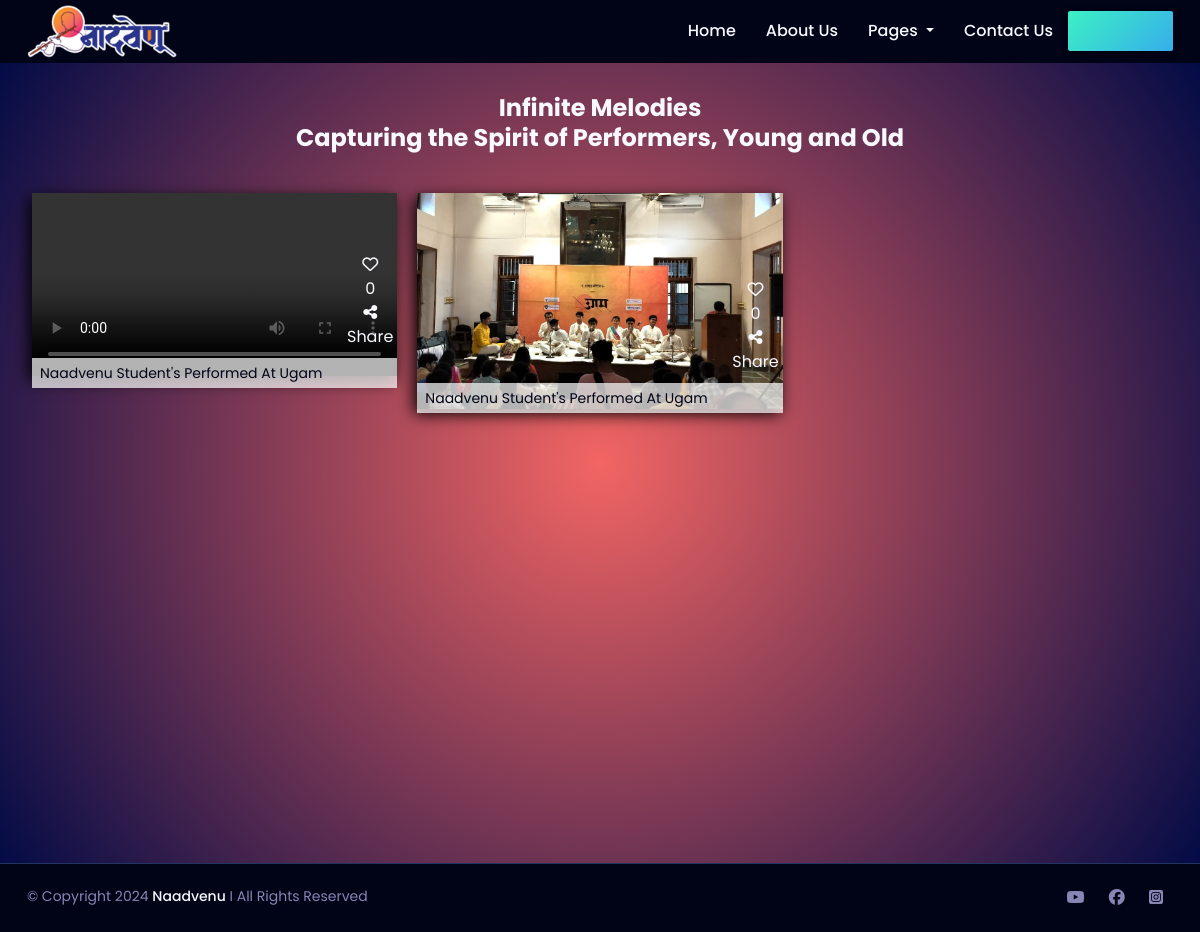
The page /gallery on the database its author committed.
### pages/models.py (models this page shows, shortened)
class Gallery(models.Model):
    MEDIA_CHOICES = (
        ('image', 'Image'),
        ('video', 'Video'),
    )
    title = models.CharField(max_length=100)
    media_type = models.CharField(max_length=10, choices=MEDIA_CHOICES, default='image')
    file = models.FileField(upload_to='uploads/gallery/')
    date_of_event = models.DateField(null=True, blank=True)
    uploaded_at = models.DateTimeField(default=timezone.now)
    uploaded_by = models.ForeignKey(User, on_delete=models.CASCADE)
    share_count = models.IntegerField(default=0)
    slug = models.SlugField(unique=True, max_length=255, null=True, blank=True)
    @property
    def like_count(self):
        return self.users_liked.count()
    users_liked = models.ManyToManyField(User, blank=True,  related_name='liked_posts')

### pages/views.py (the view, shortened to what this page needs)
# urls.py: path('gallery', views.gallery, name='gallery'),
def gallery(request):
    gallery_items = Gallery.objects.all()
    return render(request, "pages/gallery.html", {'gallery_items': gallery_items})

### pages/templates/pages/gallery.html (shortened to what this page needs)
{% extends "base.html" %} {% load static %} {% block title %}Gallery - Naadvenu{% endblock title %} {% block page_content %}
<div class="gallery-container">
    <div class="title">
        <p>Infinite Melodies <br> Capturing the Spirit of Performers, Young and Old</p>
    </div>
    <div id="gallery" class="container-fluid">
        {% for item in gallery_items %}
        <div class="img-item">
            <div class="img-wrapper">
                {% if item.media_type == 'image' %}
                <img src="{{ item.file.url }}" class="img-responsive" data-media-url="{{ item.file.url }}" data-media-title="{{ item.title }}" data-media-type="image"> {% elif item.media_type == 'video' %}
                <video class="vid" controls data-media-url="{{ item.file.url }}" data-media-title="{{ item.title }}" data-media-type="video">
                <source src="{{ item.file.url }}" type="video/mp4">
            </video> {% endif %}
                <div class="img-label">{{ item.title|title }}</div>
                <div class="like-share-container">
                    {% if request.user in item.users_liked.all %}
                    <form method="POST" action="{% url 'gallery' %}">
                        {% csrf_token %}
                        <input type="hidden" name="post_id" value="{{ item.id }}">
                        <button type="submit" class="btn btn-link unlike-button">
                                <i class="fa-solid fa-heart like-icon mx-2"></i> <br>{{ item.like_count }}
                            </button>
                    </form>
                    {% else %}
                    <form method="POST" action="{% url 'gallery' %}">
                        <button type="submit" class="btn btn-link like-button">
                                <i class="fa-regular fa-heart like-icon mx-2"></i> <br> {{ item.like_count }}
                            </button>
                    </form>
                    {% endif %} {% if item.share_count == 0 %}
                    <button class="btn btn-link share-button" data-slug="{{ item.slug }}" data-toggle="modal" data-target="#shareModal">
                        <i class="fa fa-share-alt mx-2"></i> <br> Share
                    </button>{% else %}
                    <button class="btn btn-link share-button" data-slug="{{ item.slug }}" data-toggle="modal" data-target="#shareModal">
                        <i class="fa fa-share-alt mx-2"></i> <br> Share
                    </button> {% endif %}
                </div>
            </div>
        </div>
        {% endfor %}
    </div>
</div>
{% endblock page_content %}

### rows shown on the page
Gallery: title "Naadvenu Student's Performed At Ugam", like_count "0"
Gallery: file (picture), title "Naadvenu Student's Performed At Ugam", like_count "0"
